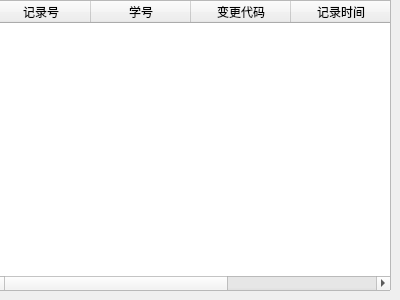
<?xml version="1.0" encoding="UTF-8"?>
<ui version="4.0">
 <class>chg_query</class>
 <widget class="QWidget" name="chg_query">
  <property name="geometry">
   <rect>
    <x>0</x>
    <y>0</y>
    <width>400</width>
    <height>300</height>
   </rect>
  </property>
  <property name="windowTitle">
   <string>Form</string>
  </property>
  <widget class="QTableWidget" name="tableWidget">
   <property name="geometry">
    <rect>
     <x>-10</x>
     <y>0</y>
     <width>401</width>
     <height>291</height>
    </rect>
   </property>
   <column>
    <property name="text">
     <string>记录号</string>
    </property>
   </column>
   <column>
    <property name="text">
     <string>学号</string>
    </property>
   </column>
   <column>
    <property name="text">
     <string>变更代码</string>
    </property>
   </column>
   <column>
    <property name="text">
     <string>记录时间</string>
    </property>
   </column>
   <column>
    <property name="text">
     <string>描述</string>
    </property>
   </column>
  </widget>
 </widget>
 <resources/>
 <connections/>
</ui>
